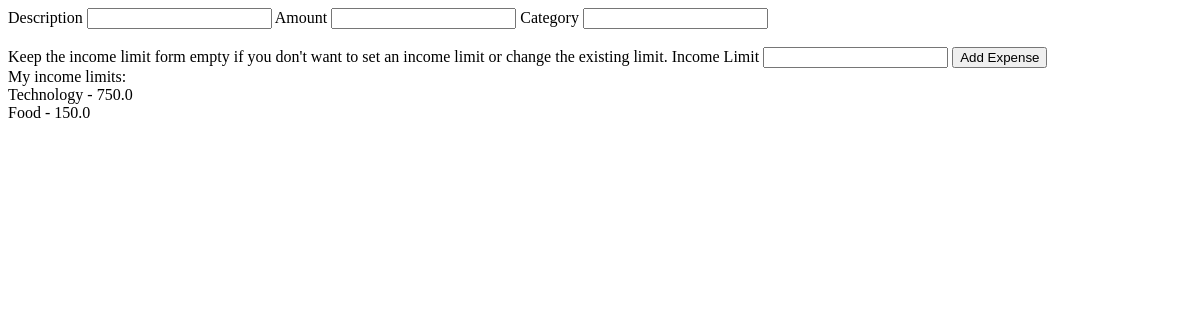
The page /add_expense (signed in) on the database as committed earlier.
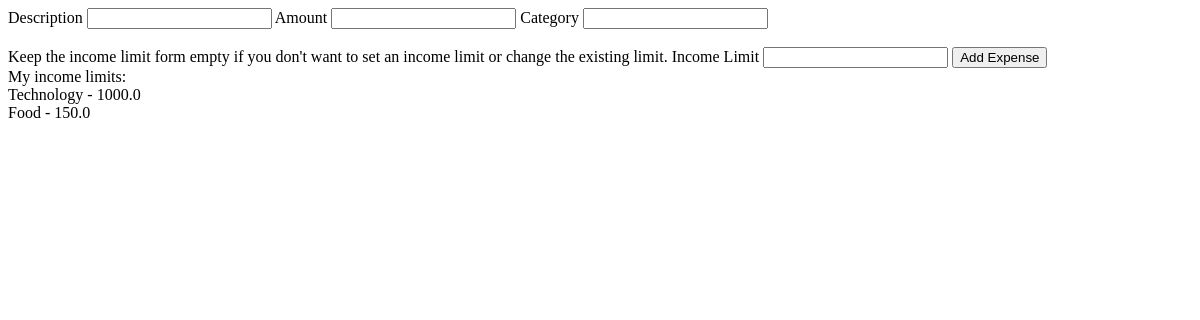
The same page on the database as committed later.
### models.py (models this page shows)
class Expense(db.Model):
    id = db.Column(db.Integer, primary_key=True)
    description = db.Column(db.String(200), nullable=False)
    category = db.Column(db.String(50), nullable=False)
    amount = db.Column(db.Float, nullable=False)
    date = db.Column(db.DateTime, nullable=False, default=datetime.now())
    income_limit = db.Column(db.Float, nullable=True)
    user_id = db.Column(db.Integer, db.ForeignKey('user.id'), nullable=False)

### routes.py (the view, shortened to what this page needs)
@app.route('/add_expense', methods=['GET', 'POST'])
@login_required
def add_expense():
    income_limits = Expense.query.filter_by(user_id=current_user.id).all()
    DictofCateogries={}
    for income in income_limits:
        if income.category not in DictofCateogries:
            DictofCateogries.update({income.category:float(income.income_limit)})
    print(DictofCateogries)
    form = ExpenseForm()
    return render_template('add_expense.html', form=form, income_limits=DictofCateogries)

### forms.py
class ExpenseForm(FlaskForm):
    description = StringField('Description', validators=[DataRequired()])
    category = StringField('Category', validators=[DataRequired()])
    amount = StringField('Amount', validators=[DataRequired()])
    income_limit = StringField('Income Limit')
    submit = SubmitField('Add Expense')

### routes.py (called while the page is built)
@login_manager.user_loader
def load_user(user_id):
    return User.query.get(int(user_id))

### templates/add_expense.html (shortened to what this page needs)
<form method="POST">
    {{ form.description.label(class="form-label") }}
    {{ form.description(class="form-control") }}
    {{ form.amount.label(class="form-label") }}
    {{ form.amount(class="form-control") }}
    {{ form.category.label(class="form-label") }}
    {{ form.category(class="form-control") }}
    Keep the income limit form empty if you don't want to set an income limit or change the existing limit.
    {{ form.income_limit.label(class="form-label") }}
    {{ form.income_limit(class="form-control") }}
    {{ form.submit(class="btn btn-primary") }}
    <br/>
    My income limits:
    <br/>
    {% for income in income_limits %}
        {{ income }} - {{ income_limits[income] }}
    {% endfor %}
</form>

Rows that differ between the two databases and show on the page:
changed Expense "Technology": category+income_limit "750.0" → "1000.0"
